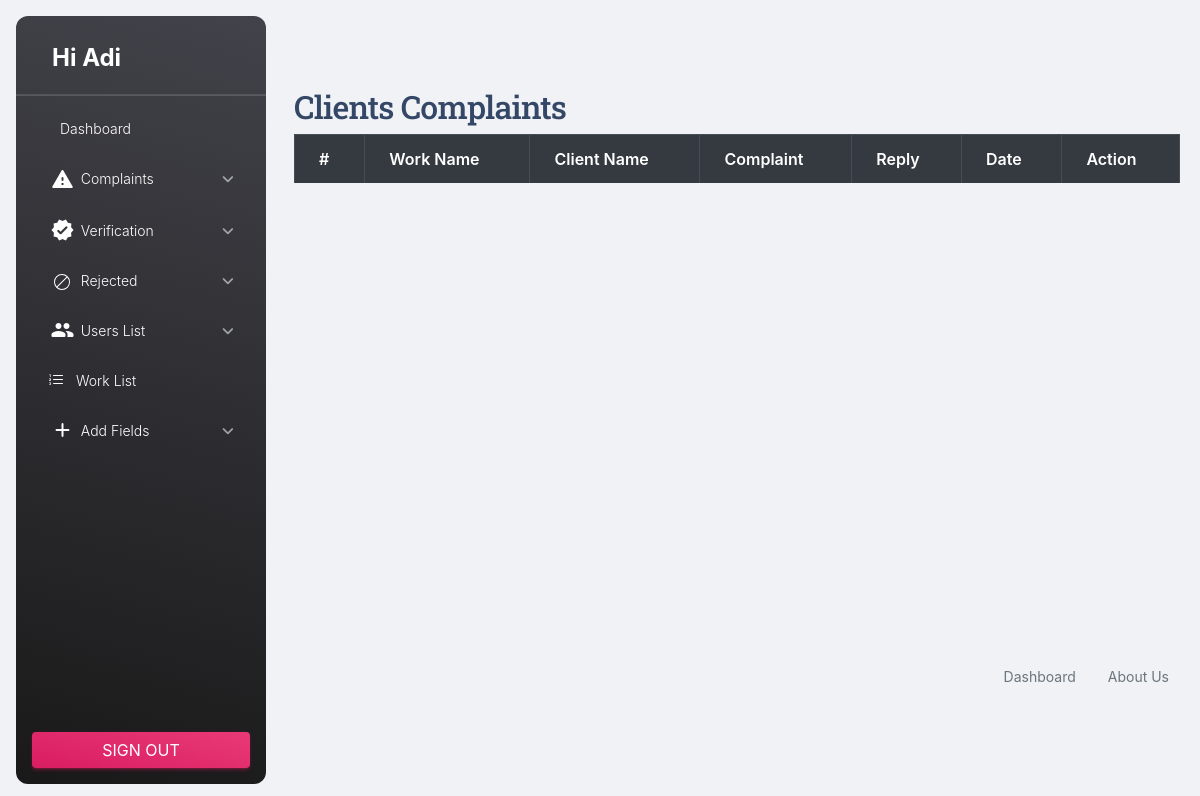
Page /Admin/ViewClientcomp.php (signed in) on the earlier database version.
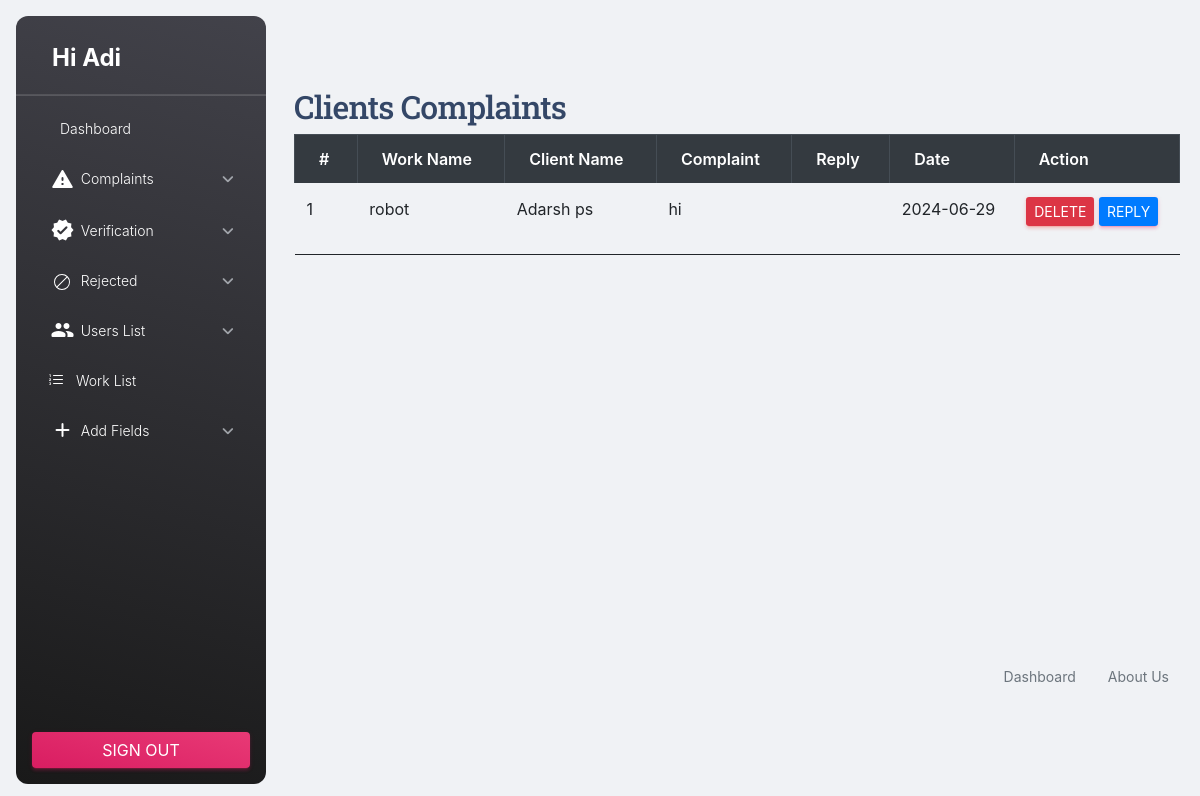
Same page on the later database version.
### tables this page shows
CREATE TABLE `tbl_complaint` (
  `complaint_id` int(11) NOT NULL,
  `complaint_details` varchar(1000) NOT NULL,
  `complaint_date` varchar(20) NOT NULL,
  `complaint_reply` varchar(1000) NOT NULL,
  `freelan_id` int(11) NOT NULL,
  `client_id` int(11) NOT NULL,
  `request_id` int(11) NOT NULL,
  `complaint_status` int(11) NOT NULL,
  `complaint_rdate` varchar(50) NOT NULL
);

CREATE TABLE `tbl_work` (
  `work_id` int(11) NOT NULL,
  `work_name` varchar(100) NOT NULL,
  `work_price` varchar(50) NOT NULL,
  `work_details` varchar(1000) NOT NULL,
  `work_doc` varchar(50) NOT NULL,
  `client_id` int(11) NOT NULL,
  `subcat_id` int(11) NOT NULL,
  `work_final` varchar(100) NOT NULL
);

CREATE TABLE `tbl_client` (
  `client_id` int(11) NOT NULL,
  `client_name` varchar(50) NOT NULL,
  `client_email` varchar(50) NOT NULL,
  `place_id` int(11) NOT NULL,
  `client_address` varchar(100) NOT NULL,
  `client_photo` varchar(50) NOT NULL,
  `client_proof` varchar(50) NOT NULL,
  `client_password` varchar(50) NOT NULL,
  `client_dob` varchar(50) NOT NULL,
  `client_contact` varchar(50) NOT NULL,
  `client_status` int(11) NOT NULL,
  `client_gender` varchar(50) NOT NULL
);

### Admin/ViewClientcomp.php (the view, shortened to what this page needs)
<?php
include('Header.php');
		?>
<!DOCTYPE html PUBLIC "-//W3C//DTD XHTML 1.0 Transitional//EN" "http://www.w3.org/TR/xhtml1/DTD/xhtml1-transitional.dtd">
<html xmlns="http://www.w3.org/1999/xhtml">
<head>
<link href="../Asset/Templates/Admin/assets/css/bootstrap.min.css" rel="stylesheet">
</head>
<body>
    <div class="container">
        <h2> Clients Complaints</h2>
        <div class="table-responsive">
            <table class="table table-bordered">
                <thead class="thead-dark">
                    <tr>
                        <th>#</th>
                        <th>Work name</th>
                        <th>Client name</th>
                        <th>Complaint</th>
                        <th>Reply</th>
                        <th>Date</th>
                        <th>Action</th>
                    </tr>
                </thead>
                <tbody>
                    <?php
                        $selqry="SELECT * FROM tbl_complaint u INNER JOIN tbl_request j ON u.request_id=j.request_id INNER JOIN tbl_work p ON j.work_id=p.work_id INNER JOIN tbl_client c ON u.client_id=c.client_id";
                        $complaint=$con->query($selqry);
                        $i=0;
                        while($data=$complaint->fetch_assoc()) {
                            $i++;
                    ?>
                    <tr>
                        <td><?php echo $i ?></td>
                        <td><?php echo $data['work_name'] ?></td>
                        <td><?php echo $data['client_name'] ?></td>
                        <td><?php echo $data['complaint_details'] ?></td>
                        <td><?php echo $data['complaint_reply'] ?></td>
                        <td><?php echo $data['complaint_date'] ?></td>
                        <td>
                            <a href="ViewClientcomp.php?did=<?php echo $data['complaint_id']?>" class="btn btn-danger btn-sm">Delete</a>
                            <a href="Reply.php?rep=<?php echo $data['complaint_id']?>" class="btn btn-primary btn-sm">Reply</a>
                        </td>
                    </tr>
                    <?php } ?>
                </tbody>
            </table>
        </div>
    </div>
</body>
<?php
include('Footer.php');
?>
</html>

Differences in the rows shown:
added tbl_complaint: tbl_work.work_name "robot", client.client_name "Adarsh ps", complaint_details "hi", complaint_date "2024-06-29"
